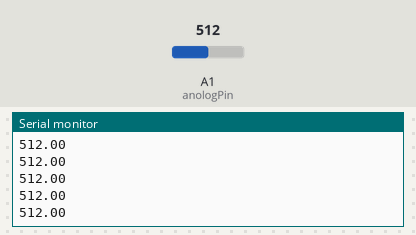
Bench run of a sketch on a simulated Arduino Uno, built with avr-gcc and run on an emulated ATmega328P. Shown: the last lines printed to the serial monitor. The inputs (shaded band) are chosen by the test bench; at power-on: A1 (anologPin) = 512.

Above: at 1.2 s.
1.3 s: A1 (anologPin) set to 716
At 2.4 s:
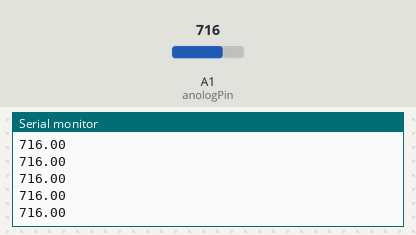
2.8 s: A1 (anologPin) set to 900
At 3.6 s:
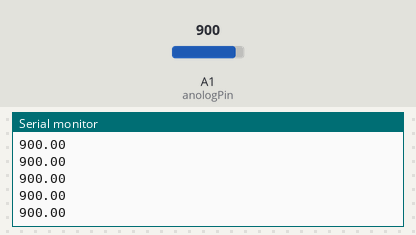
Timing chart, 0 to 5.8 s (numbered marks = the images above; inputs shaded):
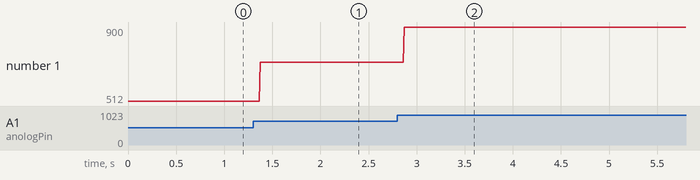

Measured:
- after the input at 1.3 s, the serial monitor: prints a new line after 0.07 s (image 1)
- after the input at 2.8 s, the serial monitor: prints a new line after 0.07 s (image 2)
- plotted number 1: 512 → 716 after the input at 1.3 s, 716 → 900 after the input at 2.8 s

The sketch:

light_detection.ino
```cpp
const float anologPin=1;
float isik = A0;
void setup() {
  // put your setup code here, to run once:
  Serial.begin(9600);

}

void loop() {
  // put your main code here, to run repeatedly:
isik=analogRead(anologPin);
Serial.println(isik);

}
```
